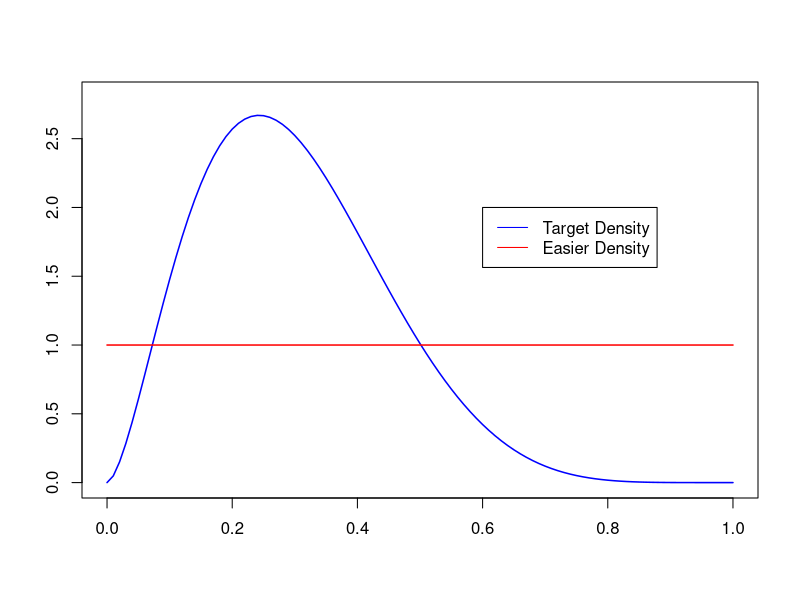
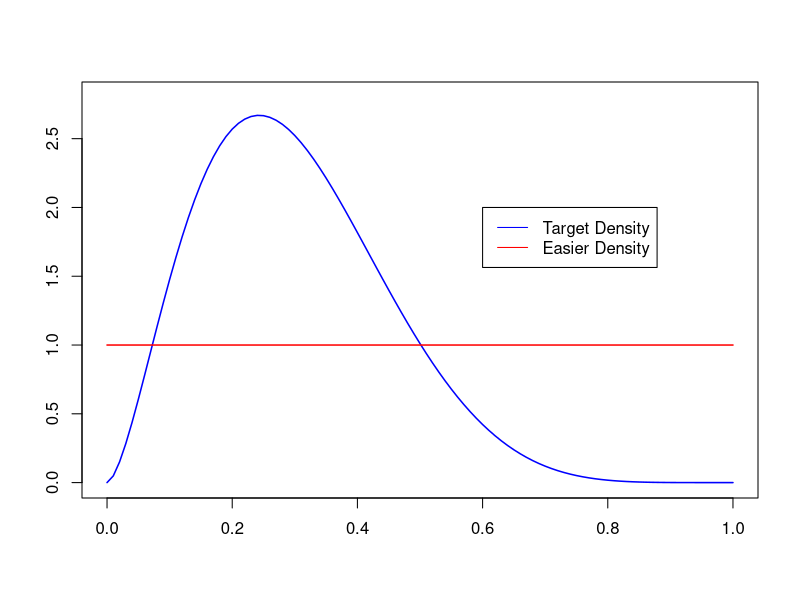
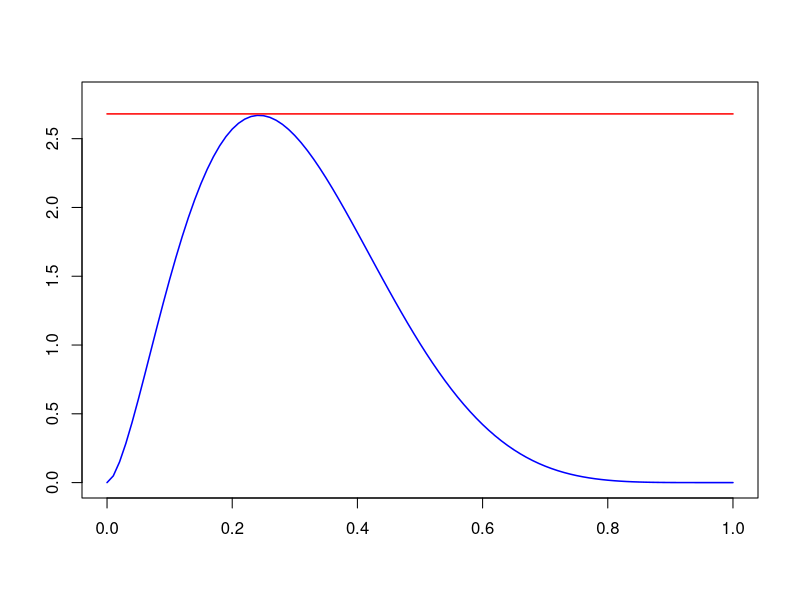
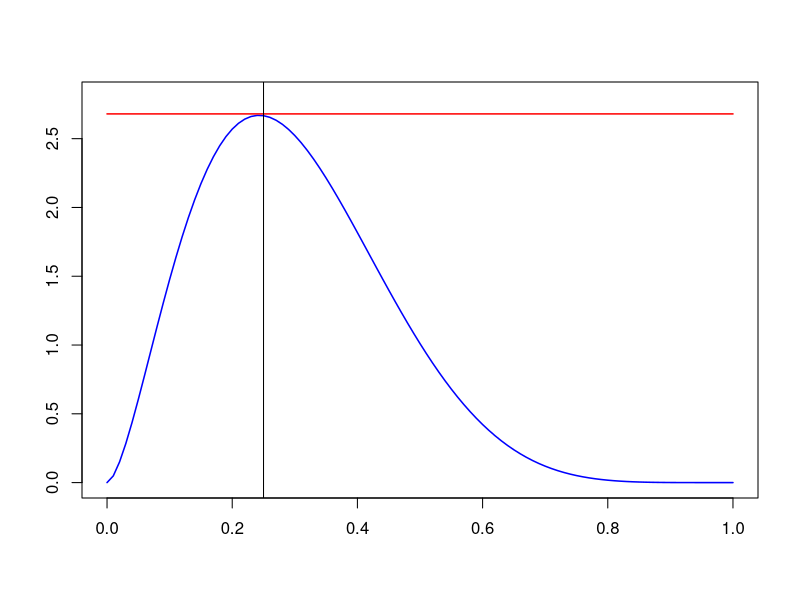

Recreate these plots in R, in order.
## ---- chunk 1
gridpts <- seq(0, 1, 0.01)
x <- dbeta(gridpts, 2.7, 6.3)
y <- dunif(gridpts)
c = 2.68
plot(gridpts,x,xlim=c(0,1),ylim=c(0,2.8),type="l",col="blue",main="",xlab="",ylab="",
     lwd=1.5)
lines(gridpts,y,col="red", lwd=1.5)
legend(.6,2,c("Target Density","Easier Density"),lty=c(1,1),col=c("blue","red"))
## ---- chunk 2
gridpts <- seq(0, 1, 0.01)
x <- dbeta(gridpts, 2.7, 6.3)
y <- dunif(gridpts)
c = 2.68
plot(gridpts,x,xlim=c(0,1),ylim=c(0,2.8),type="l",col="blue",main="",xlab="",ylab="",
     lwd=1.5)
lines(gridpts,y,col="red", lwd=1.5)
legend(.6,2,c("Target Density","Easier Density"),lty=c(1,1),col=c("blue","red"))
## ---- chunk 3
gridpts <- seq(0, 1, 0.01)
x <- dbeta(gridpts, 2.7, 6.3)
y <- dunif(gridpts)
c = 2.68
plot(gridpts,x,xlim=c(0,1),ylim=c(0,2.8),type="l",col="blue",main="",xlab="",ylab="",
     lwd=1.5)
lines(gridpts,c*y,col="red", lwd=1.5)
#legend(.6,2,c("Target density, f(t)","c * g(t)"),lty=c(1,1),col=c("blue","red"))
## ---- chunk 4
gridpts <- seq(0, 1, 0.01)
x <- dbeta(gridpts, 2.7, 6.3)
y <- dunif(gridpts)
c = 2.68
plot(gridpts,x,xlim=c(0,1),ylim=c(0,2.8),type="l",col="blue",main="",xlab="",ylab="",
     lwd=1.5)
lines(gridpts,c*y,col="red", lwd=1.5)
abline(v=0.25)
#legend(.6,2,c("Target density, f(t)","c * g(t)"),lty=c(1,1),col=c("blue","red"))
